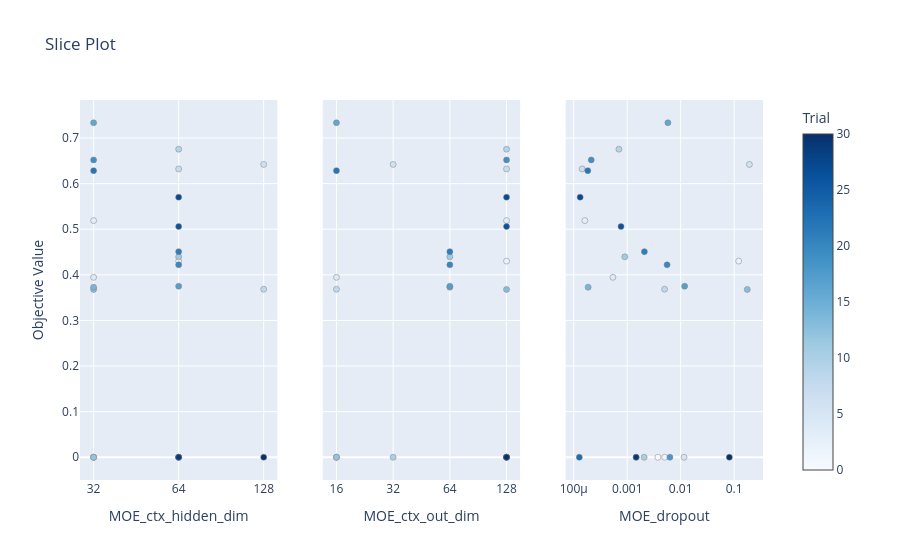

Notebook code cell kept with this figure:
### Code cell
fig_slice = plot_slice(study, params=params_to_plot_MOE_AUX)
fig_slice.show()

### Figure 1 — Plotly figure (JSON) as saved in the notebook; plotly's stock layout.template omitted (floating-point values rounded to 4 significant figures)
{"data": [{"marker": {"color": [0, 1, 2, 3, 4, 5, 6, 7, 8, 9, 10, 11, 12, 13, 14, 16, 17, 18, 19, 20, 21, 22, 23, 26, 27, 29, 30], "colorbar": {"title": {"text": "Trial"}, "x": 1, "xpad": 40}, "colorscale": [[0, "rgb(247,251,255)"], [0.125, "rgb(222,235,247)"], [0.25, "rgb(198,219,239)"], [0.375, "rgb(158,202,225)"], [0.5, "rgb(107,174,214)"], [0.625, "rgb(66,146,198)"], [0.75, "rgb(33,113,181)"], [0.875, "rgb(8,81,156)"], [1, "rgb(8,48,107)"]], "line": {"color": "Grey", "width": 0.5}, "showscale": true}, "mode": "markers", "name": "Feasible Trial", "showlegend": false, "type": "scatter", "x": [32, 32, 64, 32, 32, 32, 128, 64, 128, 64, 64, 64, 32, 32, 32, 32, 64, 64, 32, 64, 64, 32, 64, 64, 64, 64, 128], "xaxis": "x", "y": [0, 0, 0.4301, 0.519, 0.3945, 0, 0.6421, 0.6322, 0.3684, 0.6754, 0, 0.4395, 0, 0.3679, 0.3728, 0.7334, 0.375, 0, 0.652, 0.4219, 0.4508, 0.6284, 0, 0.5058, 0.5703, 0, 0], "yaxis": "y"}, {"marker": {"color": [0, 1, 2, 3, 4, 5, 6, 7, 8, 9, 10, 11, 12, 13, 14, 16, 17, 18, 19, 20, 21, 22, 23, 26, 27, 29, 30], "colorbar": {"title": {"text": "Trial"}, "x": 1, "xpad": 40}, "colorscale": [[0, "rgb(247,251,255)"], [0.125, "rgb(222,235,247)"], [0.25, "rgb(198,219,239)"], [0.375, "rgb(158,202,225)"], [0.5, "rgb(107,174,214)"], [0.625, "rgb(66,146,198)"], [0.75, "rgb(33,113,181)"], [0.875, "rgb(8,81,156)"], [1, "rgb(8,48,107)"]], "line": {"color": "Grey", "width": 0.5}, "showscale": false}, "mode": "markers", "name": "Feasible Trial", "showlegend": false, "type": "scatter", "x": [128, 16, 128, 128, 16, 16, 32, 128, 16, 128, 32, 64, 16, 128, 64, 16, 64, 128, 128, 64, 64, 16, 128, 128, 128, 128, 128], "xaxis": "x2", "y": [0, 0, 0.4301, 0.519, 0.3945, 0, 0.6421, 0.6322, 0.3684, 0.6754, 0, 0.4395, 0, 0.3679, 0.3728, 0.7334, 0.375, 0, 0.652, 0.4219, 0.4508, 0.6284, 0, 0.5058, 0.5703, 0, 0], "yaxis": "y2"}, {"marker": {"color": [0, 1, 2, 3, 4, 5, 6, 7, 8, 9, 10, 11, 12, 13, 14, 16, 17, 18, 19, 20, 21, 22, 23, 26, 27, 29, 30], "colorbar": {"title": {"text": "Trial"}, "x": 1, "xpad": 40}, "colorscale": [[0, "rgb(247,251,255)"], [0.125, "rgb(222,235,247)"], [0.25, "rgb(198,219,239)"], [0.375, "rgb(158,202,225)"], [0.5, "rgb(107,174,214)"], [0.625, "rgb(66,146,198)"], [0.75, "rgb(33,113,181)"], [0.875, "rgb(8,81,156)"], [1, "rgb(8,48,107)"]], "line": {"color": "Grey", "width": 0.5}, "showscale": false}, "mode": "markers", "name": "Feasible Trial", "showlegend": false, "type": "scatter", "x": [0.003755, 0.005022, 0.1213, 0.0001617, 0.0005413, 0.01156, 0.1924, 0.0001438, 0.005006, 0.0007001, 0.002073, 0.000902, 0.00147, 0.1757, 0.0001862, 0.005767, 0.01186, 0.006293, 0.0002127, 0.005567, 0.002097, 0.0001835, 0.0001274, 0.0007668, 0.0001321, 0.001471, 0.08125], "xaxis": "x3", "y": [0, 0, 0.4301, 0.519, 0.3945, 0, 0.6421, 0.6322, 0.3684, 0.6754, 0, 0.4395, 0, 0.3679, 0.3728, 0.7334, 0.375, 0, 0.652, 0.4219, 0.4508, 0.6284, 0, 0.5058, 0.5703, 0, 0], "yaxis": "y3"}], "layout": {"title": {"text": "Slice Plot"}, "xaxis": {"anchor": "y", "categoryarray": [32, 64, 128], "categoryorder": "array", "domain": [0, 0.2889], "title": {"text": "MOE_ctx_hidden_dim"}, "type": "category"}, "xaxis2": {"anchor": "y2", "categoryarray": [16, 32, 64, 128], "categoryorder": "array", "domain": [0.3556, 0.6444], "title": {"text": "MOE_ctx_out_dim"}, "type": "category"}, "xaxis3": {"anchor": "y3", "domain": [0.7111, 1], "title": {"text": "MOE_dropout"}, "type": "log"}, "yaxis": {"anchor": "x", "domain": [0, 1], "title": {"text": "Objective Value"}}, "yaxis2": {"anchor": "x2", "domain": [0, 1], "matches": "y", "showticklabels": false}, "yaxis3": {"anchor": "x3", "domain": [0, 1], "matches": "y", "showticklabels": false}}}
